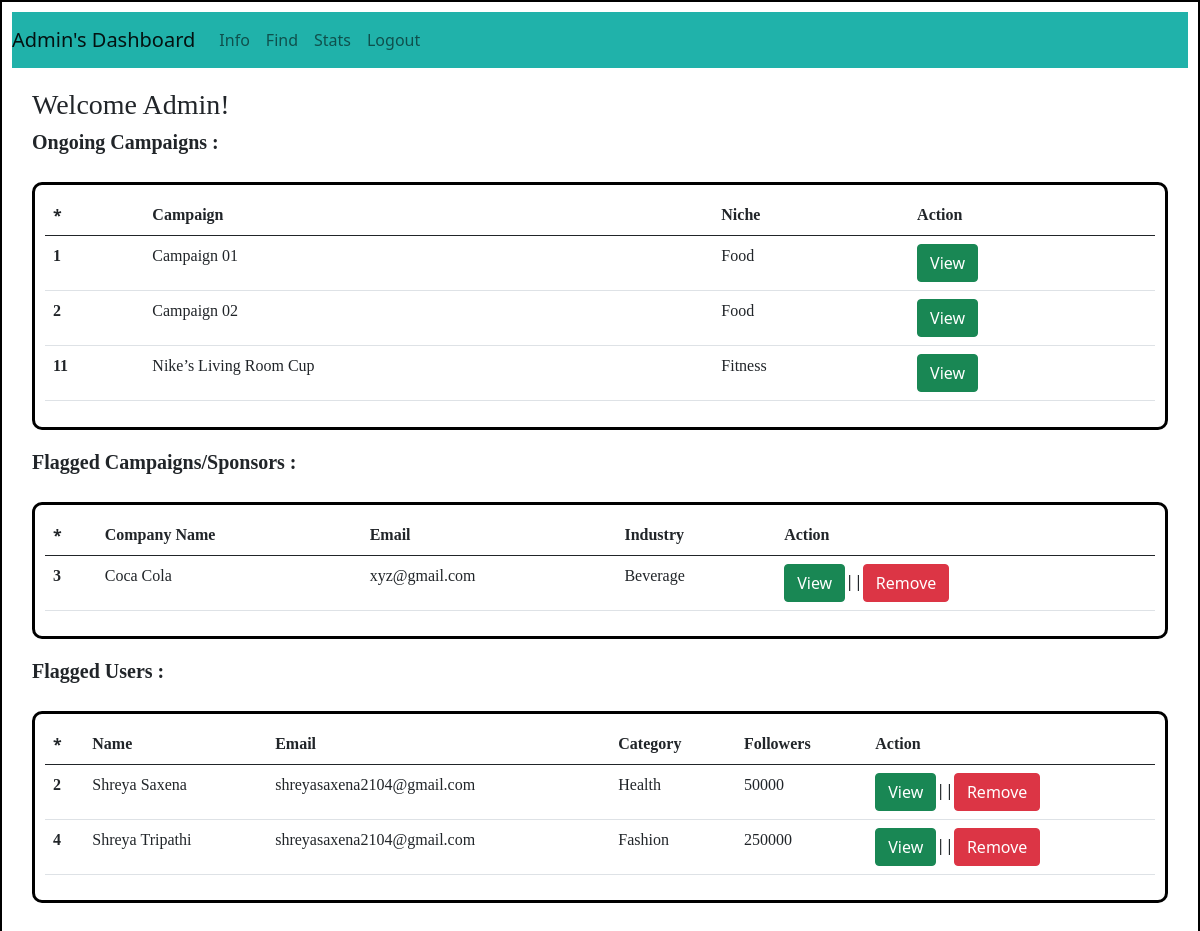
The app's page /admin/dashboard with its own data.
### backend/models.py (models this page shows)
class Campaigns(db.Model):
    __tablename__ = "campaigns"
    id = db.Column(db.Integer, primary_key = True, nullable = False, autoincrement = True)
    name = db.Column(db.String, nullable = False)
    search_name = db.Column(db.String, nullable = False, default = "null")
    description = db.Column(db.Text, nullable = False)
    start_date = db.Column(db.String, nullable = False, default = "null")
    end_date = db.Column(db.String, nullable = False)
    budget = db.Column(db.Float, nullable = False)
    visibility = db.Column(db.String, nullable = False, default="public")
    goals = db.Column(db.Text, nullable = False)
    niche = db.Column(db.Text, nullable = False, default = "null")
    sponser_id = db.Column(db.Integer, db.ForeignKey("sponser.id"), nullable = False)
    ad_requests = db.relationship("Ad_request", cascade="all, delete", backref="campaigns")

class Sponser(db.Model):
    __tablename__ = "sponser"
    id = db.Column(db.Integer, primary_key = True, nullable = False, autoincrement = True)
    email = db.Column(db.String, nullable = False)
    company_name = db.Column(db.String, nullable = False)
    search_name = db.Column(db.String, nullable = False, default="null")
    user_name = db.Column(db.String, unique = True, nullable = False)
    pwd = db.Column(db.String, nullable = False,  default="null")
    industry = db.Column(db.String, nullable = False)
    budget = db.Column(db.Float, nullable = False, default = 1000.0)
    is_flagged = db.Column(db.String, nullable=False, default="False")
    type = db.Column(db.String, nullable = False, default = "Sponsor")
    campaigns = db.relationship("Campaigns", cascade="all, delete", backref="sponser")

class User(db.Model):
    __tablename__ = "user"
    id = db.Column(db.Integer, primary_key = True, nullable = False, autoincrement = True)
    email = db.Column(db.String, nullable = False)
    full_name = db.Column(db.String, nullable = False)
    search_name = db.Column(db.String, nullable = False, default="null")
    user_name = db.Column(db.String, unique = True, nullable = False)
    pwd = db.Column(db.String, nullable = False, default="null")
    category = db.Column(db.String, nullable = False, default="null")
    niche = db.Column(db.String, nullable = False, default="null")
    followers = db.Column(db.Integer, nullable=False, default = 0)
    type = db.Column(db.String, nullable = False, default = "general")
    is_flagged = db.Column(db.String, nullable=False, default="False")
    ad_request = db.relationship("Ad_request", cascade="all, delete", backref="user")

### backend/controllers.py (the view)
@app.route('/admin/dashboard')
def admin_dashboard():
    admin = User.query.filter_by(type = "admin")
    campaign_summary = fetch_campaigns() #Calling
    flagged_user = fetch_flagged_user()
    flagged_sponser = fetch_flagged_sponser()
    return render_template("admin_dashboard_info.html", campaigns = campaign_summary, flagged_user=flagged_user, flagged_sponser=flagged_sponser )

### backend/controllers.py (called while the page is built)
def fetch_campaigns():
    campaigns=Campaigns.query.filter_by(visibility = "Public" ).all()
    campaign_list = {}
    for campaign in campaigns:
        if campaign.id not in campaign_list.keys():
            campaign_list[campaign.id] = [campaign.name, campaign.niche, campaign.end_date, campaign.budget, campaign.start_date, campaign.sponser_id]
    return campaign_list

def fetch_flagged_user():
    flagged = User.query.filter_by(is_flagged = "True").all()
    flag_list = {}
    for user in flagged:
        if user.id not in flag_list.keys():
            flag_list[user.id] = [user.full_name, user.email, user.category, user.followers]
    return flag_list

def fetch_flagged_sponser():
    flagged = Sponser.query.filter_by(is_flagged = "True").all()
    flag_list = {}
    for sponser in flagged:
        if sponser.id not in flag_list.keys():
            flag_list[sponser.id] = [sponser.company_name, sponser.email, sponser.industry]
    return flag_list

### templates/admin_dashboard_info.html (shortened to what this page needs)
<!DOCTYPE html>
<html lang="en">
<head>
    <link rel="stylesheet" href = "/static/dashboardstyle.css">
    <link href="https://cdn.jsdelivr.net/npm/bootstrap@5.0.2/dist/css/bootstrap.min.css" rel="stylesheet">
</head>
<body>
    <div id = "container-admin">
      <nav class="navbar navbar-expand-lg navbar-light " style="background-color: lightseagreen;">
        <a class="navbar-brand" href="#">Admin's Dashboard</a>
        <div class="collapse navbar-collapse" id="navbarNav">
          <ul class="navbar-nav">
            <li class="nav-item active">
              <a class="nav-link" href="/admin/dashboard/info"> Info </a>
            </li>
            <li class="nav-item active">
              <a class="nav-link" href="/admin/dashboard/find"> Find</a>
            </li>
            <li class="nav-item active">
              <a class="nav-link" href="/admin/stats"> Stats </a>
            </li>
            <li class="nav-item">
              <a class="nav-link" href="/login"> Logout</a>
            </li>
          </nav>
          <div id="main">
            <label><h3 style="font-family: 'Times New Roman', Times, serif;">Welcome Admin!</h3></label><br>
           <label><h5 style="font-family: 'Times New Roman', Times, serif;"><b>Ongoing Campaigns :</b></h5></label>
          </div>
          <div id="campaign">
            {%if campaigns%}
            <table class="table">
              <thead>
                <tr>
                  <th scope="col">*</th>
                  <th style="font-family: 'Times New Roman', Times, serif;" scope="col">Campaign</th>
                  <th style="font-family: 'Times New Roman', Times, serif;" scope="col">Niche</th>
                  <th style="font-family: 'Times New Roman', Times, serif;" scope="col">Action</th>
                </tr>
              </thead>
              <tbody>
              {%for key, value in campaigns.items()%}
                <tr>
                  <th style="font-family: 'Times New Roman', Times, serif;" scope="row">{{key}}</th>
                  <td style="font-family: 'Times New Roman', Times, serif;">{{value[0]}}</td>
                  <td style="font-family: 'Times New Roman', Times, serif;">{{value[1]}}</td>
                  <td><a href="/view/campaign/{{key}}"><button type="button" class="btn btn-success">View</button></a></td>
                </tr>
              {%endfor%}
              </tbody>
            </table>
            {%else%}
            <h3 style="font-family: 'Times New Roman', Times, serif;">No Campaigns available!</h3>
            {%endif%}
          </div>
          <div id="main">
           <label><h5 style="font-family: 'Times New Roman', Times, serif;"><b>Flagged Campaigns/Sponsors :</b></h5></label>
          </div>
          <div id="flagged">
            {%if flagged_sponser%}
            <table class="table">
              <thead>
                <tr>
                  <th scope="col">*</th>
                  <th style="font-family: 'Times New Roman', Times, serif;" scope="col">Company Name</th>
                  <th style="font-family: 'Times New Roman', Times, serif;" scope="col">Email</th>
                  <th style="font-family: 'Times New Roman', Times, serif;" scope="col">Industry</th>
                  <th style="font-family: 'Times New Roman', Times, serif;" scope="col">Action</th>
                </tr>
              </thead>
              {%for key, value in flagged_sponser.items()%}
              <tbody>
                <tr>
                  <th style="font-family: 'Times New Roman', Times, serif;" scope="row">{{key}}</th>
                  <td style="font-family: 'Times New Roman', Times, serif;">{{value[0]}}</td>
                  <td style="font-family: 'Times New Roman', Times, serif;">{{value[1]}}</td>
                  <td style="font-family: 'Times New Roman', Times, serif;">{{value[2]}}</td>
                  <td><a href="/admin/view/sponser/{{key}}"><button type="button" class="btn btn-success">View</button></a>||<a href="/remove/flagged/sponser/{{key}}"><button type="button" class="btn btn-danger">Remove</button></a></td>
                </tr>
                {%endfor%}
              </tbody>
            </table>
            {%else%}
            <h3 style="font-family: 'Times New Roman', Times, serif;">No Flagged Sponsors!</h3>
            {%endif%}
          </div>
        <div>
          <div id="main">
            <label><h5 style="font-family: 'Times New Roman', Times, serif;"><b>Flagged Users :</b></h5></label>
           </div>
           <div id="flagged">
             {%if flagged_user%}
             <table class="table">
               <thead>
                 <tr>
                   <th scope="col">*</th>
                   <th style="font-family: 'Times New Roman', Times, serif;" scope="col">Name</th>
                   <th style="font-family: 'Times New Roman', Times, serif;" scope="col">Email</th>
                   <th style="font-family: 'Times New Roman', Times, serif;" scope="col">Category</th>
                   <th style="font-family: 'Times New Roman', Times, serif;" scope="col">Followers</th>
                   <th style="font-family: 'Times New Roman', Times, serif;" scope="col">Action</th>
                 </tr>
               </thead>
               {%for key, value in flagged_user.items()%}
               <tbody>
                 <tr>
                   <th style="font-family: 'Times New Roman', Times, serif;" scope="row">{{key}}</th>
                   <td style="font-family: 'Times New Roman', Times, serif;">{{value[0]}}</td>
                   <td style="font-family: 'Times New Roman', Times, serif;">{{value[1]}}</td>
                   <td style="font-family: 'Times New Roman', Times, serif;">{{value[2]}}</td>
                   <td style="font-family: 'Times New Roman', Times, serif;">{{value[3]}}</td>
                   <td><a href="/admin/view/user/{{key}}"><button type="button" class="btn btn-success">View</button></a>||<a href="/remove/flagged/user/{{key}}"><button type="button" class="btn btn-danger">Remove</button></a></td>
                 </tr>
                 <tr>
                 {%endfor%}
               </tbody>
             </table>
             {%else%}
             <h3 style="font-family: 'Times New Roman', Times, serif;">No Flagged Users!</h3>
             {%endif%}
           </div>
</body>
</html>

### static/dashboardstyle.css (style rules this page uses)
* { margin: 0%; padding: 0%; }
#campaign { border: 3px solid black ; padding: 10px; margin-left: 20px; margin-right: 20px; border-radius: 10px; }
#flagged { border: 3px solid black ; padding: 10px; margin-left: 20px; margin-right: 20px; border-radius: 10px; }
#container-admin { border: 2px solid black; padding: 10px; height: 1000px; }
#main { padding: 20px; }

### records on screen
Campaigns: name "Campaign 01", niche "Food"
Campaigns: name "Campaign 02", niche "Food"
Campaigns: name "Nike’s Living Room Cup", niche "Fitness"
Sponser: company_name "Coca Cola", email "xyz@gmail.com", industry "Beverage"
User: full_name "Shreya Saxena", email "shreyasaxena2104@gmail.com", category "Health", followers "50000"
User: full_name "Shreya Tripathi", email "shreyasaxena2104@gmail.com", category "Fashion", followers "250000"

### other values on screen
{{ key }} "1" "2" "11"
{{ key }} "3"
{{ key }} "2" "4"
